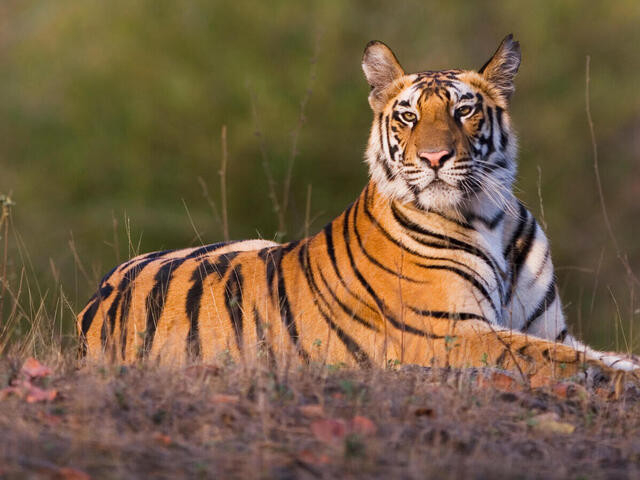
#> input picture AI_THI50_Bailam/de2_c1.png, 640 x 480 px, found by its file name
$ jupyter execute 21022008_NguyenHuuTho_Cau1.ipynb
#> lines starting #> are read from the running program, lines starting #| are printed output that depends on the picture
**Cau 1**

[cell 1]
from google.colab import drive
drive.mount('/content/drive')

[cell 2]
import cv2
import numpy as np
from google.colab.patches import cv2_imshow

[cell 3]
img = cv2.imread("/content/drive/MyDrive/AI_THI/de2_c1.png")
#> img is the input picture: shape (480, 640, 3); mean B, G, R 67.7, 94.4, 118.1
cv2_imshow(img)

[cell 4]
gray=cv2.cvtColor(img,cv2.COLOR_BGR2GRAY)
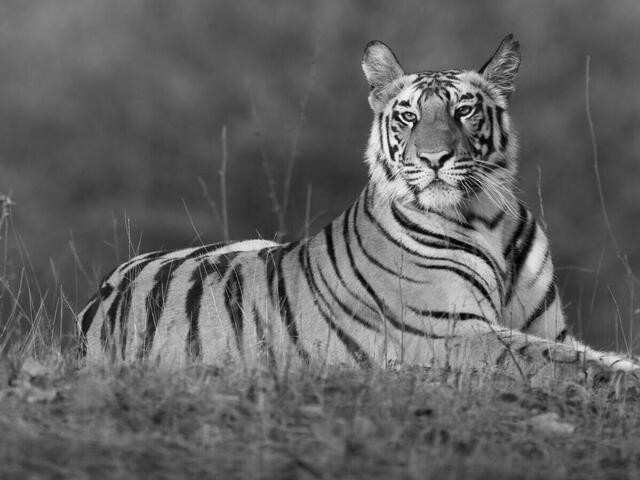
#> gray: shape (480, 640); min 0, max 250, mean 98.5

[cell 5]
# Sobel Y
kernel_sobelY = np.array([[-1,-2,-1], [0,0,0], [1,2,1]])
img_sobelY = cv2.filter2D(gray, -1, kernel_sobelY)
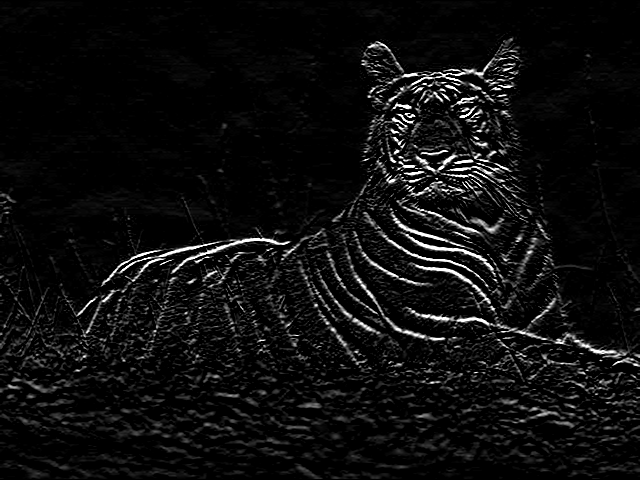
#> img_sobelY: shape (480, 640); min 0, max 255, mean 14.3
cv2_imshow(img_sobelY)

$ run again, with AI_THI50_Bailam/de2_c2.jpg saved as AI_THI50_Bailam/de2_c1.png
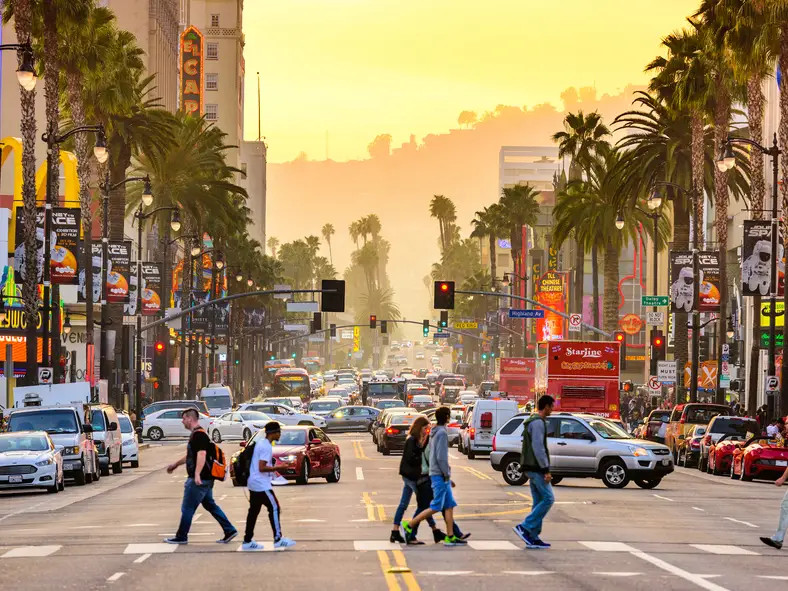
#> input picture AI_THI50_Bailam/de2_c2.jpg, 788 x 591 px, found by its file name
#> img is the input picture: shape (591, 788, 3); mean B, G, R 102.3, 134.3, 158.2
#> `gray=cv2.cvtColor(img,cv2.COLOR_BGR2GRAY)`:
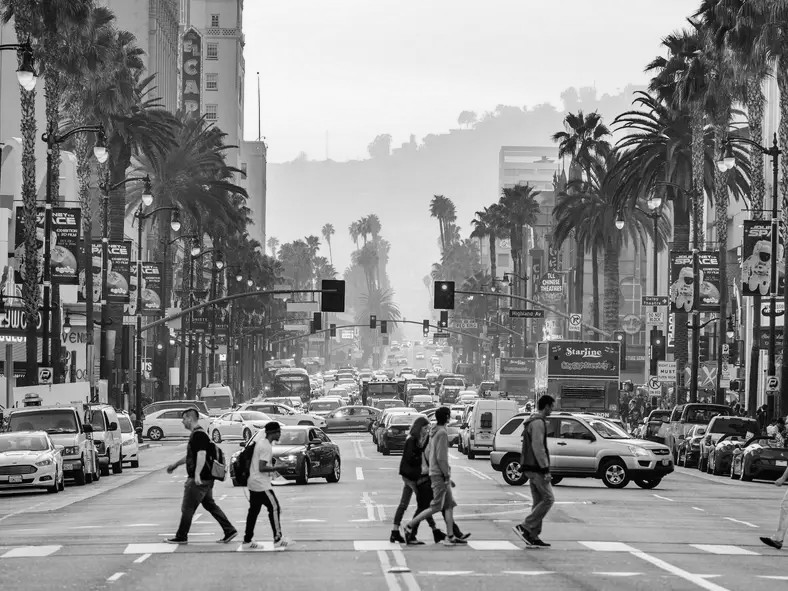
#> gray: shape (591, 788); min 0, max 255, mean 137.8
#> `img_sobelY = cv2.filter2D(gray, -1, kernel_sobelY)`:
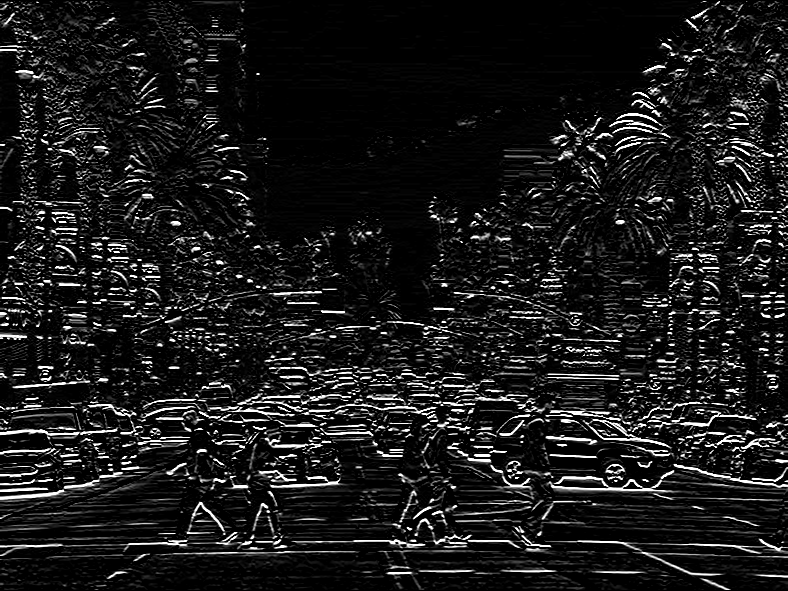
#> img_sobelY: shape (591, 788); min 0, max 255, mean 26.5

$ run again, with AI_THI50_Bailam/de2_c4.jpg saved as AI_THI50_Bailam/de2_c1.png
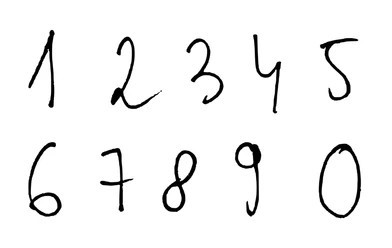
#> input picture AI_THI50_Bailam/de2_c4.jpg, 392 x 248 px, found by its file name
#> img is the input picture: shape (248, 392, 3); min 0, max 255, mean 242.9
#> `img_sobelY = cv2.filter2D(gray, -1, kernel_sobelY)`:
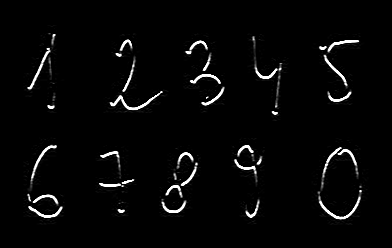
#> img_sobelY: shape (248, 392); min 0, max 255, mean 7.4
